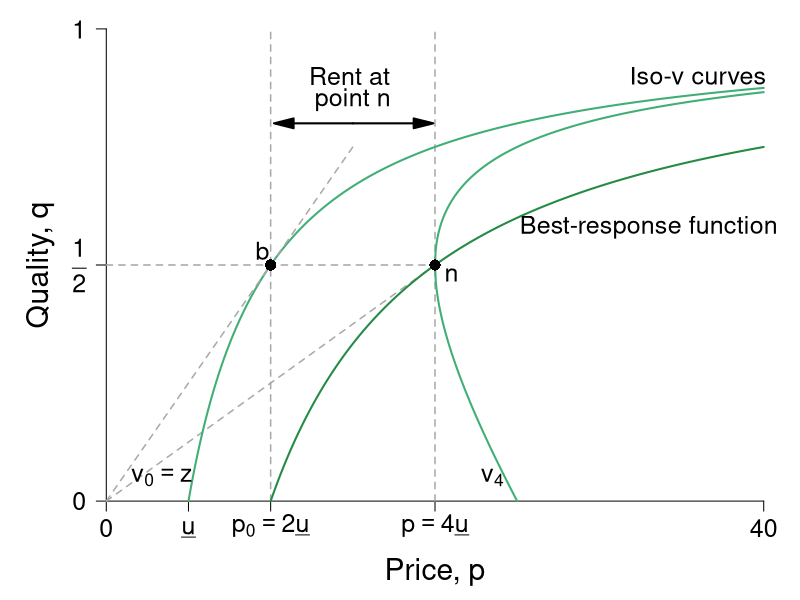

Here is the R script that generated this plot:
#' Graph Designer: Scott Cohn
#' Authors: Bowles and Halliday
#' Title: Coordination, Conflict and Competition: A Text in Microeconomics

require(ggplot2)
require(shape)
pdf(file = "information_power/iso_vmap_b.pdf", width = 9, height = 7)

#Set parameters for graphics
pointsize <- 1.8
axislabelsize <- 1.8
labelsize <- 1.5
namesize <- 1.8
annotatesize <- 1.5
graphlinewidth <- 2
segmentlinewidth <- 1.5

COLA <- c("#e0f3db", "#99d8c9","#66c2a4","#41ae76", "#238b45", "#005824")
COLB <- c("#c6dbef", "#4eb3d3", "#2b8cbe", "#0868ac","#084081")
COL <- c("#7fc97f", "#beaed4", "#fdc086", "#ffff99", "#386cb0", "#f0027f", "#bf5b17", "#666666")
COLA <- c("#e0f3db", "#99d8c9","#66c2a4","#41ae76", "#238b45", "#005824")
COLB <- c("#c6dbef", "#4eb3d3", "#2b8cbe", "#0868ac","#084081")
COLC <- c("#fcfbfd", "#efedf5", "#dadaeb", "#bcbddc", "#9e9ac8", "#807dba", "#6a51a3", "#54278f", "#3f007d")


#The equation is below when v = 0. See Wolfram Alpha output. 
isov <- function(p, delta = 5) {
  (p - delta)/p
}

isovhigh1 <- function(p, delta = 5, v = 5){
  (sqrt(p^2 - 4 * delta * v) - p + 2*v)/( 2 * v )
}

isovlow1 <- function(p, delta = 5, v = 5){
  (-sqrt(p^2 - 4 * delta * v) - p + 2*v)/( 2 * v )
}

isovhigh2 <- function(p, delta = 5, v = 10){
  (sqrt(p^2 - 4 * delta * v) - p + 2*v)/( 2 * v )
}

isovlow2 <- function(p, delta = 5, v = 10){
  (-sqrt(p^2 - 4 * delta * v) - p + 2*v)/( 2 * v )
}

isovhigh3 <- function(p, delta = 5, v = 15){
  (sqrt(p^2 - 4 * delta * v) - p + 2*v)/( 2 * v )
}

isovlow3 <- function(p, delta = 5, v = 15){
  (-sqrt(p^2 - 4 * delta * v) - p + 2*v)/( 2 * v )
}

brfFn <- function(p, delta = 5) {
  1 - (2*delta) /p
}

#This is evaluated for p = 12; q = 12/(8*sqrt(12^2 - 4*delta1*v1)) - 1/8 for the slope
#At p = 12; q = (-sqrt(12^2 - 4*v1*delta1) - 12 + 2*v1)/(2*v1) = 0.799
tangencyLine <- function(p){
  (p*(0.05))
}


COL <- c("#f7fcf5", "#e5f5e0", "#c7e9c0", "#a1d99b", "#74c476", "#41ab5d", "#238b45", "#005a32")
par(mar =  c(4, 4, .5, .5))

xlims <- c(0, 40)
ylims <- c(0, 1)

plot(0, 0, xlim = xlims, ylim = ylims, type = "n",
     xlab = "",
     ylab = "",
     xaxt = "n", yaxt = "n", cex.lab = axislabelsize, bty = "n")

mtext(expression(paste("Price, ", p)), side = 1, line = 2.5, cex = axislabelsize)
text(-4, ylims[2] - 0.5*(ylims[2] - ylims[1]), expression(paste("Quality, ", q)), xpd = TRUE, cex = axislabelsize, srt = 90) 

npts <- 500 
npts2 <- 501
#Specify the sequences of points for graphing. 
xx0 <- seq(5, xlims[2], length.out = npts)
xx1 <- seq(10, xlims[2], length.out = npts)
xx2 <- seq(xlims[1], 15, length.out = npts)
xx3 <- seq(10, xlims[2], length.out = npts2)
xx4 <- seq(xlims[1], 10, length.out = npts2)
#For below, I solved sqrt(p^2 - 200) - p + 200/p = 0, getting p = 10*sqrt(2) = 14.14214
xx5 <- seq(14.14214, xlims[2], length.out = npts2)
xx6 <- seq(14.14214, 15, length.out = npts2)
xx7 <- seq(20, xlims[2], length.out = npts2)
xx8 <- seq(xlims[1], 25, length.out = npts2)

#Customize ticks and labels for the plot
ticksy <- c(0, 0.5, 1)
ylabels <- c(0, expression(paste(frac(1,2))), 1)
ticksx <- c(0, 5, 10, 20, 40)
xlabels <- c(0, expression(paste(underline("u"))), expression(paste(p[0] == 2*underline("u"))), expression(paste(p == 4*underline("u"))) , 40)
axis(1, at = ticksx, pos = 0, labels = xlabels, cex.axis = labelsize)
axis(2, at = ticksy, pos = 0, labels = ylabels, las = 1, cex.axis = labelsize)

#Lines for the coordinates of the Nash equilbrium
segments(0, 0, 20, 0.5, lty = 2, col = "darkgray", lwd = segmentlinewidth)
segments(10, 0, 10, 1, lty = 2, col = "darkgray", lwd = segmentlinewidth)
segments(20, 0, 20, 1, lty = 2, col = "darkgray", lwd = segmentlinewidth)
segments(0, 0.5, 20, 0.5, lty = 2, col = "darkgray", lwd = segmentlinewidth)

#Draw the lines for the graphs
lines(xx0, isov(xx0, delta = 5), col = COLA[4], lwd = graphlinewidth)
lines(xx1, brfFn(xx1), col = COLA[5], lwd = graphlinewidth)
lines(xx2, tangencyLine(xx2), col = "darkgrey", lwd = segmentlinewidth, lty = 2)
#lines(xx3, isovhigh1(xx3, v = 5, delta = 5), col = COLA[4], lwd = graphlinewidth)
#lines(xx4, isovlow1(xx4, v = 5, delta = 5), col = COLA[4], lwd = graphlinewidth)
#lines(xx5, isovhigh2(xx5, v = 10, delta = 5), col = COLA[4], lwd = graphlinewidth)
#lines(xx6, isovlow2(xx6, v = 10, delta = 5), col = COLA[4], lwd = graphlinewidth)
lines(xx7, isovhigh3(xx7, v = 20, delta = 5), col = COLA[4], lwd = graphlinewidth)
lines(xx8, isovlow3(xx8, v = 20, delta = 5), col = COLA[4], lwd = graphlinewidth)

#Annotation of the three graphs and the NE
text(3.4, 0.05, expression(paste(v[0] == z)), cex = annotatesize)
#text(9.0, 0.05, expression(paste(v[1])), cex = annotatesize)
#text(14, 0.05, expression(paste(v[2])), cex = annotatesize)
text(23.5, 0.05, expression(paste(v[4])), cex = annotatesize)
text(21, 0.48, expression(paste("n")), cex = annotatesize)
text(33, 0.58, expression(paste("Best-response function")), cex = annotatesize)
text(36, 0.9, expression(paste("Iso-v curves")), cex = annotatesize)

#Arrows and rent label
Arrows(15, 0.8, 19.3, 0.8,  col = "black", lty = 1, lwd = 2, arr.type = "triangle")
Arrows(15, 0.8, 10.8, 0.8,  col = "black", lty = 1, lwd = 2, arr.type = "triangle")
text(14.8, 0.9, expression(paste("Rent at")), cex = annotatesize)
text(15, 0.85, expression(paste("point n")), cex = annotatesize)

#Add a point for the NE
points(20, 0.5, pch = 16, col = "black", cex = 1.5)


#Add a point for b
points(10, 0.5, pch = 16, col = "black", cex = 1.5)
text(9.5, 0.53, expression(paste("b")), cex = annotatesize)

#Add a point for d
#Figure out q for p = 14.14214: q = 1 - 2delta/p = 1 - (2*5)/14.14214 =  0.2928934
#points(14.14214, 0.2928934, pch = 16, col = "black", cex = 1.5)
#text(15, 0.2928934, expression(paste("d")), cex = annotatesize)

dev.off()
